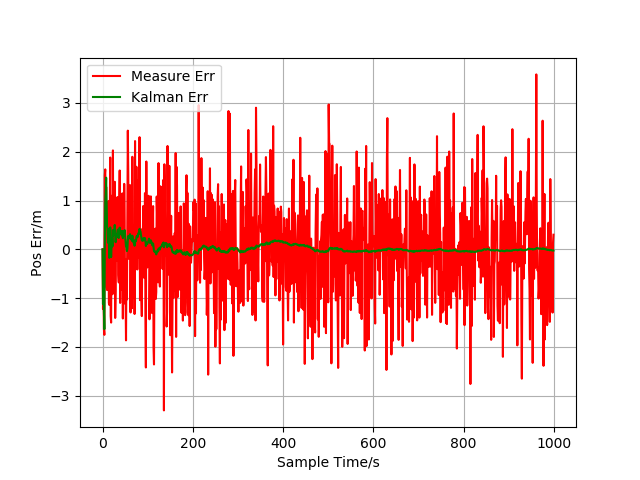

Generate this figure with Python:
#!/usr/bin/python
# -*- coding: utf-8 -*-
'''
设计一个卡尔曼滤波系统的过程如下：
1. 确定状态量、状态转移关系，建立转态转移矩阵
2. 确定观测值，建立观测矩阵，考虑随机扰动误差
3. 确定初始值
3. 代入卡尔曼滤波五大公式即可
下面是kalman滤波在自由落体运动目标跟踪中的例子
'''

import numpy as np
from matplotlib import pyplot as plt

N = 1000
Q = np.mat([[0, 0], [0, 0]])  # 过程噪声
R = 1   # 观测噪声方差
W = np.sqrt(Q) * np.mat(np.random.randn(2, N))    # 转态转移噪声
V = np.sqrt(R) * np.mat(np.random.randn(1, N))    # 观测噪声

# 系统矩阵
A = np.mat([[1,1],[0,1]])    # 状态转移矩阵
B = np.mat([[0.5],[1]])      # 控制矩阵
U = -10                      # 控制量
H = np.mat([1,0])            # 观测矩阵

# 初始化
X = np.mat(np.zeros((2, N), dtype=float))
X[:,0] = np.mat([95, 1]).T
P0 = np.mat([[10,0],[0,1]])
Z = np.mat(np.zeros((1,N),dtype=float))
Z[:,0] = H * X[:,0]
Xkf = np.mat(np.zeros((2,N), dtype=float))
Xkf[:,0] = X[:,0]
I = np.mat(np.eye(2))

# 迭代
for k in range(1, N):
    # 观测值
    X[:, k] = A * X[:, k-1] + U * B + W[:, k]
    Z[:, k] = H * X[:, k] + V[:, k]

    # 估计
    Xpre = A * Xkf[:, k-1] + B * U
    Ppre = A * P0 * A.T + Q

    # 更新
    K = Ppre * H.T * (H * Ppre * H.T + R).I
    Xkf[:, k] = Xpre + K * (Z[:, k] - H * Xpre)
    P0 = (I - K * H) * Ppre

plt.plot(range(0,N), np.array(Z[0,:])[0,:] - np.array(X[0,:])[0,:], '-r', label='Measure Err')
plt.plot(range(0,N), np.array(Xkf[0,:])[0,:] - np.array(X[0,:])[0,:], '-g', label='Kalman Err')
plt.xlabel('Sample Time/s')
plt.ylabel('Pos Err/m')
plt.grid(True)
plt.legend(loc='upper left')
plt.show()
